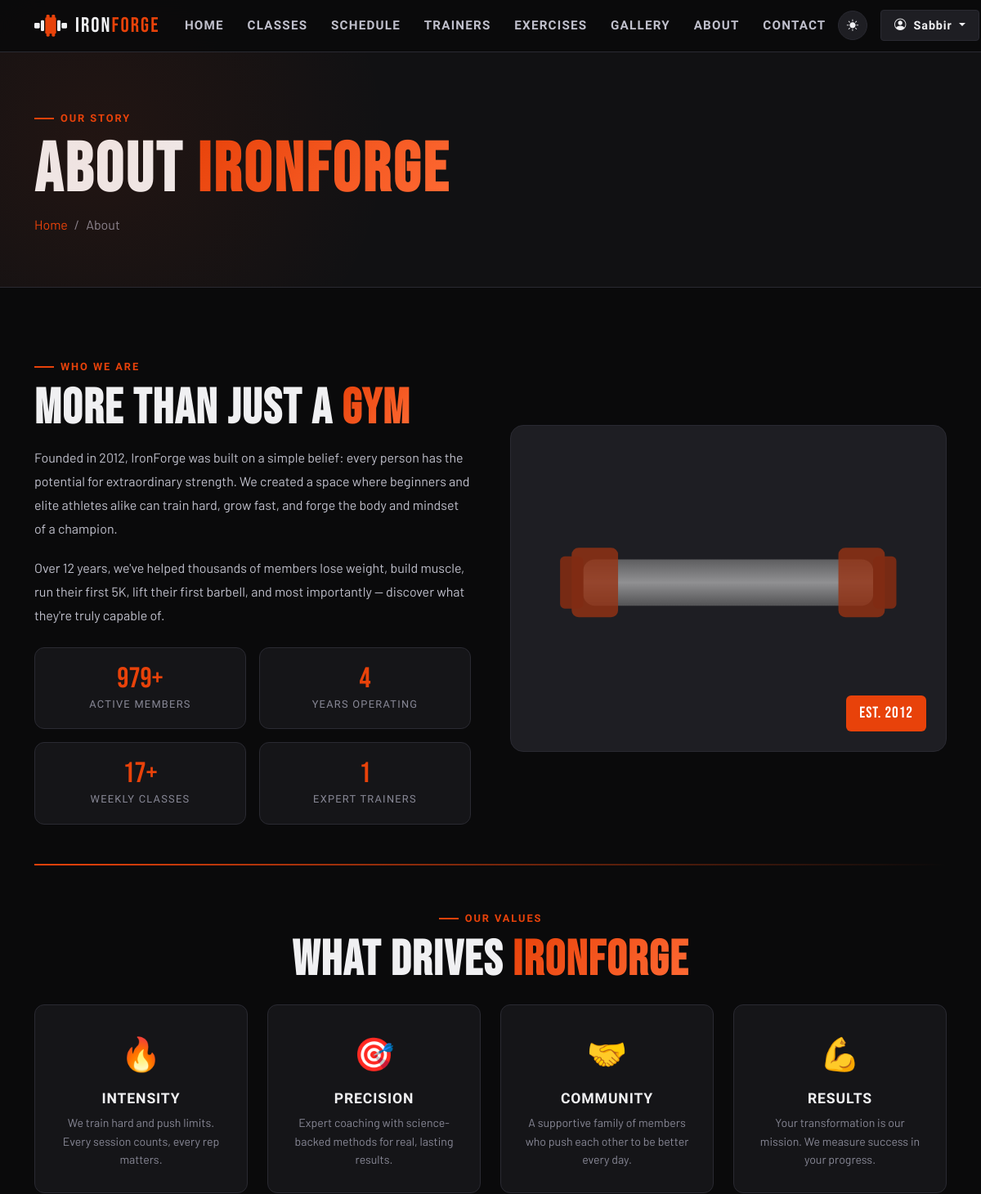
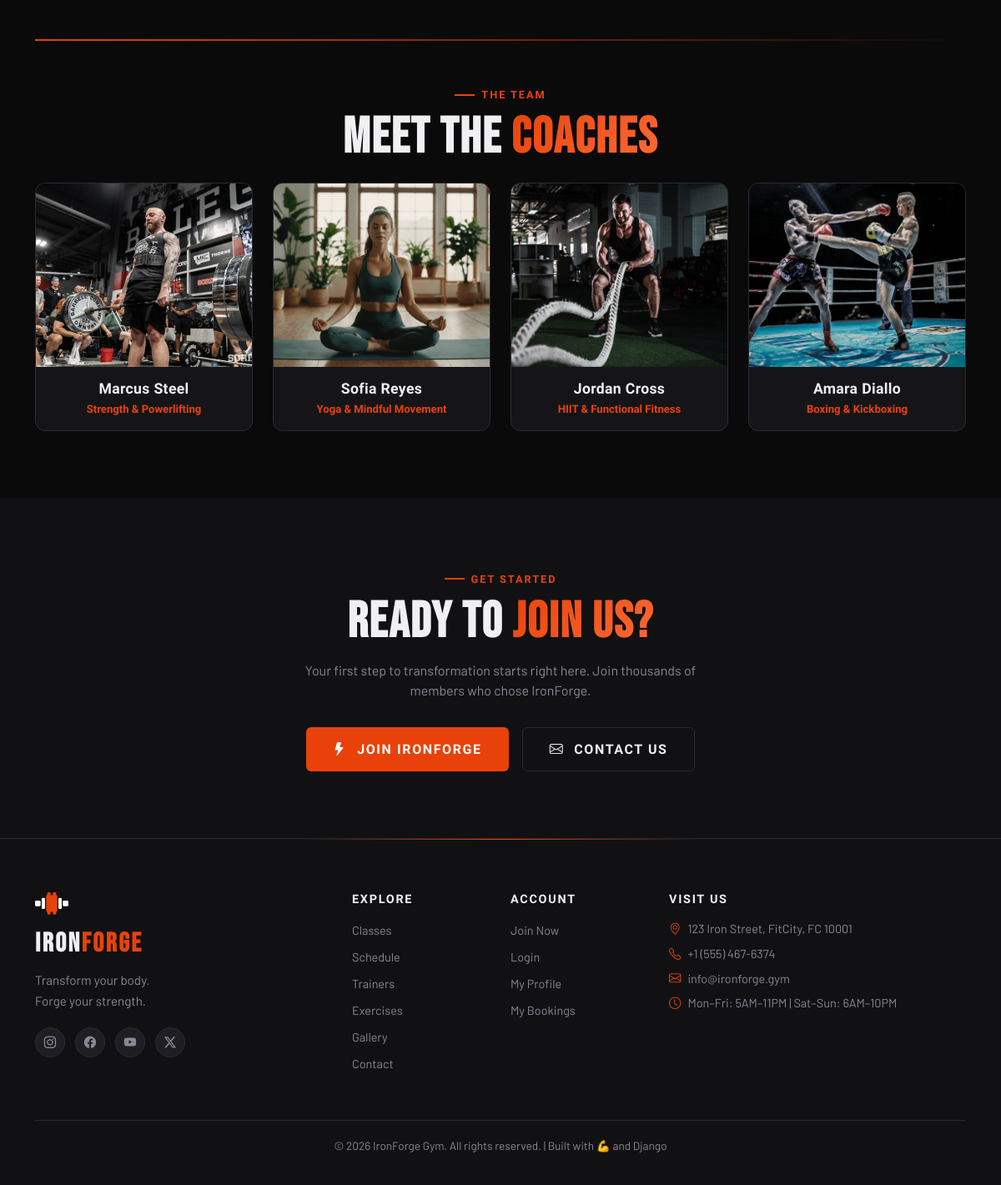
The page /about/ (signed in) on the database its author committed (2 pictures, top to bottom).
### core/models.py (models this page shows, shortened)
class Trainer(models.Model):
    name = models.CharField(max_length=100)
    slug = models.SlugField(unique=True, blank=True)
    specialty = models.CharField(max_length=200)
    bio = models.TextField()
    photo = models.ImageField(upload_to='trainers/', blank=True, null=True)
    experience_years = models.PositiveIntegerField(default=1)
    certifications = models.TextField(blank=True, help_text="Comma-separated certifications")
    instagram = models.URLField(blank=True)
    order = models.PositiveIntegerField(default=0)
    is_active = models.BooleanField(default=True)
    class Meta:
        ordering = ['order', 'name']

### core/views.py (the view)
# urls.py: path('about/', views.about, name='about'),
def about(request):
    context = {
        'trainers': Trainer.objects.filter(is_active=True)[:4],
        'meta_title': 'About Us | IronForge Gym',
        'meta_description': "Learn about IronForge Gym's mission, values, and the team behind your transformation.",
    }
    return render(request, 'core/about.html', context)

### core/context_processors.py (called while the page is built)
def admin_panel_context(request):
    if request.user.is_authenticated and request.user.is_staff:
        return {
            'unread_count': ContactMessage.objects.filter(is_read=False).count()
        }
    return {'unread_count': 0}

### templates/core/about.html (shortened to what this page needs)
{% extends 'base.html' %}
{% load static %}
{% block content %}
<div class="page-hero">
    <div class="container">
        <div class="section-label">Our Story</div>
        <h1 class="page-hero-title">ABOUT <span class="text-gradient">IRONFORGE</span></h1>
        <nav aria-label="breadcrumb">
            <ol class="breadcrumb">
                <li class="breadcrumb-item"><a href="{% url 'core:home' %}">Home</a></li>
                <li class="breadcrumb-item active">About</li>
            </ol>
        </nav>
    </div>
</div>
<section class="section">
    <div class="container">
        <div class="row g-5 align-items-center mb-5">
            <div class="col-lg-6 reveal">
                <div class="section-label">Who We Are</div>
                <h2 class="section-title">MORE THAN JUST A <span class="text-gradient">GYM</span></h2>
                <p style="color:var(--text-light);line-height:1.8;margin-bottom:1.25rem">
                    Founded in 2012, IronForge was built on a simple belief: every person has the potential for extraordinary strength. We created a space where beginners and elite athletes alike can train hard, grow fast, and forge the body and mindset of a champion.
                </p>
                <p style="color:var(--text-light);line-height:1.8;margin-bottom:1.5rem">
                    Over 12 years, we've helped thousands of members lose weight, build muscle, run their first 5K, lift their first barbell, and most importantly — discover what they're truly capable of.
                </p>
                <div class="row g-3">
                    <div class="col-6">
                        <div class="stat-box">
                            <div class="stat-box-number" data-count="2847" data-suffix="+">0</div>
                            <div class="stat-box-label">Active Members</div>
                        </div>
                    </div>
                    <div class="col-6">
                        <div class="stat-box">
                            <div class="stat-box-number" data-count="12">0</div>
                            <div class="stat-box-label">Years Operating</div>
                        </div>
                    </div>
                    <div class="col-6">
                        <div class="stat-box">
                            <div class="stat-box-number" data-count="50" data-suffix="+">0</div>
                            <div class="stat-box-label">Weekly Classes</div>
                        </div>
                    </div>
                    <div class="col-6">
                        <div class="stat-box">
                            <div class="stat-box-number" data-count="{{ trainers.count }}">0</div>
                            <div class="stat-box-label">Expert Trainers</div>
                        </div>
                    </div>
                </div>
            </div>
            <div class="col-lg-6 reveal reveal-delay-2">
                <div style="border-radius:16px;overflow:hidden;background:var(--surface);border:1px solid var(--border);aspect-ratio:4/3;display:flex;align-items:center;justify-content:center;position:relative">
                    <div style="position:absolute;bottom:1.5rem;right:1.5rem;background:var(--accent);color:white;font-family:'Bebas Neue',sans-serif;font-size:1.2rem;letter-spacing:0.05em;padding:0.5rem 1rem;border-radius:6px">EST. 2012</div>
                </div>
            </div>
        </div>
        <div class="divider-accent"></div>
        <div class="text-center mb-4 reveal">
            <div class="section-label justify-content-center">Our Values</div>
            <h2 class="section-title">WHAT DRIVES <span class="text-gradient">IRONFORGE</span></h2>
        </div>
        <div class="row g-4 mb-5">
            <div class="col-md-6 col-lg-3 reveal">
                <div style="background:var(--bg-card);border:1px solid var(--border);border-radius:12px;padding:1.75rem;height:100%;text-align:center;transition:all 0.3s">
                    <div style="font-size:2.5rem;margin-bottom:1rem">🔥</div>
                    <h4 style="font-family:'Barlow Condensed',sans-serif;font-size:1.1rem;font-weight:700;letter-spacing:0.05em;color:var(--text);margin-bottom:0.5rem">INTENSITY</h4>
                    <p style="font-size:0.88rem;color:var(--text-muted);line-height:1.6;margin:0">We train hard and push limits. Every session counts, every rep matters.</p>
                </div>
            </div>
            <div class="col-md-6 col-lg-3 reveal reveal-delay-1">
                <div style="background:var(--bg-card);border:1px solid var(--border);border-radius:12px;padding:1.75rem;height:100%;text-align:center;transition:all 0.3s">
                    <div style="font-size:2.5rem;margin-bottom:1rem">🎯</div>
                    <h4 style="font-family:'Barlow Condensed',sans-serif;font-size:1.1rem;font-weight:700;letter-spacing:0.05em;color:var(--text);margin-bottom:0.5rem">PRECISION</h4>
                    <p style="font-size:0.88rem;color:var(--text-muted);line-height:1.6;margin:0">Expert coaching with science-backed methods for real, lasting results.</p>
                </div>
            </div>
            <div class="col-md-6 col-lg-3 reveal reveal-delay-2">
                <div style="background:var(--bg-card);border:1px solid var(--border);border-radius:12px;padding:1.75rem;height:100%;text-align:center;transition:all 0.3s">
                    <div style="font-size:2.5rem;margin-bottom:1rem">🤝</div>
                    <h4 style="font-family:'Barlow Condensed',sans-serif;font-size:1.1rem;font-weight:700;letter-spacing:0.05em;color:var(--text);margin-bottom:0.5rem">COMMUNITY</h4>
                    <p style="font-size:0.88rem;color:var(--text-muted);line-height:1.6;margin:0">A supportive family of members who push each other to be better every day.</p>
                </div>
            </div>
            <div class="col-md-6 col-lg-3 reveal reveal-delay-3">
                <div style="background:var(--bg-card);border:1px solid var(--border);border-radius:12px;padding:1.75rem;height:100%;text-align:center;transition:all 0.3s">
                    <div style="font-size:2.5rem;margin-bottom:1rem">💪</div>
                    <h4 style="font-family:'Barlow Condensed',sans-serif;font-size:1.1rem;font-weight:700;letter-spacing:0.05em;color:var(--text);margin-bottom:0.5rem">RESULTS</h4>
                    <p style="font-size:0.88rem;color:var(--text-muted);line-height:1.6;margin:0">Your transformation is our mission. We measure success in your progress.</p>
                </div>
            </div>
        </div>
        {% if trainers %}
        <div class="divider-accent"></div>
        <div class="text-center mb-4 reveal">
            <div class="section-label justify-content-center">The Team</div>
            <h2 class="section-title">MEET THE <span class="text-gradient">COACHES</span></h2>
        </div>
        <div class="row g-4">
            {% for trainer in trainers %}
            <div class="col-sm-6 col-lg-3 reveal" style="transition-delay:{{ forloop.counter0 }}00ms">
                <div class="trainer-card">
                    <div class="trainer-img-wrap" style="height:220px">
                        {% if trainer.photo %}
                        <img src="{{ trainer.photo.url }}" alt="{{ trainer.name }}" class="trainer-img">
                        {% else %}
                        <div class="trainer-placeholder" style="font-size:4rem">💪</div>
                        {% endif %}
                    </div>
                    <div class="trainer-info" style="padding:1rem">
                        <h4 style="font-family:'Barlow Condensed',sans-serif;font-size:1.1rem;font-weight:700;color:var(--text);margin-bottom:0.2rem">{{ trainer.name }}</h4>
                        <p style="color:var(--accent);font-size:0.82rem;font-family:'Barlow Condensed',sans-serif;font-weight:600;margin:0">{{ trainer.specialty }}</p>
                    </div>
                </div>
            </div>
            {% endfor %}
        </div>
        {% endif %}
    </div>
</section>
<section class="section section-alt">
    <div class="container text-center">
        <div class="section-label reveal justify-content-center">Get Started</div>
        <h2 class="section-title reveal">READY TO <span class="text-gradient">JOIN US?</span></h2>
        <p style="color:var(--text-muted);max-width:500px;margin:0 auto 2rem" class="reveal">Your first step to transformation starts right here. Join thousands of members who chose IronForge.</p>
        <div class="d-flex gap-3 justify-content-center flex-wrap reveal">
            <a href="{% url 'accounts:register' %}" class="btn-primary-custom"><i class="bi bi-lightning-fill me-1"></i>Join IronForge</a>
            <a href="{% url 'core:contact' %}" class="btn-outline-custom"><i class="bi bi-envelope me-1"></i>Contact Us</a>
        </div>
    </div>
</section>
{% endblock %}

### templates/base.html (shortened to what this page needs)
{% load static %}
<!DOCTYPE html>
<html lang="en" data-theme="dark">
<head>
    <link href="https://cdn.jsdelivr.net/npm/bootstrap@5.3.3/dist/css/bootstrap.min.css" rel="stylesheet">
    <link href="https://cdn.jsdelivr.net/npm/bootstrap-icons@1.11.3/font/bootstrap-icons.min.css" rel="stylesheet">
    <link rel="stylesheet" href="{% static 'css/main.css' %}">
</head>
<body>
<nav class="navbar navbar-expand-lg fixed-top" id="mainNav">
    <div class="container">
        <a class="navbar-brand" href="{% url 'core:home' %}">
            <div class="logo-container">
                <span class="logo-text">IRON<span class="logo-accent">FORGE</span></span>
            </div>
        </a>
        <div class="collapse navbar-collapse" id="navbarNav">
            <ul class="navbar-nav mx-auto">
                <li class="nav-item"><a class="nav-link" href="{% url 'core:home' %}">Home</a></li>
                <li class="nav-item"><a class="nav-link" href="{% url 'core:classes' %}">Classes</a></li>
                <li class="nav-item"><a class="nav-link" href="{% url 'core:schedule' %}">Schedule</a></li>
                <li class="nav-item"><a class="nav-link" href="{% url 'core:trainers' %}">Trainers</a></li>
                <li class="nav-item"><a class="nav-link" href="{% url 'core:exercises' %}">Exercises</a></li>
                <li class="nav-item"><a class="nav-link" href="{% url 'core:gallery' %}">Gallery</a></li>
                <li class="nav-item"><a class="nav-link" href="{% url 'core:about' %}">About</a></li>
                <li class="nav-item"><a class="nav-link" href="{% url 'core:contact' %}">Contact</a></li>
            </ul>
            <div class="d-flex align-items-center gap-3">
                <button class="theme-toggle d-none d-lg-flex" id="themeToggle" title="Toggle theme">
                    <i class="bi bi-sun-fill" id="themeIcon"></i>
                </button>
                {% if user.is_authenticated %}
                <div class="dropdown">
                    <button class="btn-nav-user dropdown-toggle" data-bs-toggle="dropdown">
                        <i class="bi bi-person-circle me-1"></i>
                        {{ user.first_name|default:user.username }}
                    </button>
                </div>
                {% else %}
                <a href="{% url 'accounts:login' %}" class="btn-nav-outline">Login</a>
                <a href="{% url 'accounts:register' %}" class="btn-nav-primary">Join Now</a>
                {% endif %}
            </div>
        </div>
    </div>
</nav>
<main>
    {% block content %}{% endblock %}
</main>
<footer class="site-footer">
    <div class="footer-glow"></div>
    <div class="container">
        <div class="row gy-4">
            <div class="col-lg-4">
                <div class="footer-brand">
                    <h3 class="footer-logo-text">IRON<span class="logo-accent">FORGE</span></h3>
                    <p class="footer-tagline">Transform your body.<br>Forge your strength.</p>
                    <div class="social-links">
                        <a href="#" class="social-link"><i class="bi bi-instagram"></i></a>
                        <a href="#" class="social-link"><i class="bi bi-facebook"></i></a>
                        <a href="#" class="social-link"><i class="bi bi-youtube"></i></a>
                        <a href="#" class="social-link"><i class="bi bi-twitter-x"></i></a>
                    </div>
                </div>
            </div>
            <div class="col-6 col-lg-2">
                <h5 class="footer-heading">Explore</h5>
                <ul class="footer-links">
                    <li><a href="{% url 'core:classes' %}">Classes</a></li>
                    <li><a href="{% url 'core:schedule' %}">Schedule</a></li>
                    <li><a href="{% url 'core:trainers' %}">Trainers</a></li>
                    <li><a href="{% url 'core:exercises' %}">Exercises</a></li>
                    <li><a href="{% url 'core:gallery' %}">Gallery</a></li>
                    <li><a href="{% url 'core:contact' %}">Contact</a></li>
                </ul>
            </div>
            <div class="col-6 col-lg-2">
                <h5 class="footer-heading">Account</h5>
                <ul class="footer-links">
                    <li><a href="{% url 'accounts:register' %}">Join Now</a></li>
                    <li><a href="{% url 'accounts:login' %}">Login</a></li>
                    {% if user.is_authenticated %}
                    <li><a href="{% url 'accounts:profile' %}">My Profile</a></li>
                    <li><a href="{% url 'bookings:my_bookings' %}">My Bookings</a></li>
                    {% endif %}
                </ul>
            </div>
            <div class="col-lg-4">
                <h5 class="footer-heading">Visit Us</h5>
                <div class="footer-contact">
                    <p><i class="bi bi-geo-alt me-2 text-accent"></i>123 Iron Street, FitCity, FC 10001</p>
                    <p><i class="bi bi-telephone me-2 text-accent"></i>+1 (555) 467-6374</p>
                    <p><i class="bi bi-envelope me-2 text-accent"></i>info@ironforge.gym</p>
                    <p><i class="bi bi-clock me-2 text-accent"></i>Mon–Fri: 5AM–11PM | Sat–Sun: 6AM–10PM</p>
                </div>
            </div>
        </div>
        <div class="footer-bottom">
            <p>&copy; {% now "Y" %} IronForge Gym. All rights reserved. | Built with 💪 and Django</p>
        </div>
    </div>
</footer>
</body>
</html>

### rows shown on the page
Trainer: photo (picture), name "Marcus Steel", specialty "Strength & Powerlifting"
Trainer: photo (picture), name "Sofia Reyes", specialty "Yoga & Mindful Movement"
Trainer: photo (picture), name "Jordan Cross", specialty "HIIT & Functional Fitness"
Trainer: photo (picture), name "Amara Diallo", specialty "Boxing & Kickboxing"

### other values the page prints
{{ user.first_name|default:user.username }} "Sabbir"
